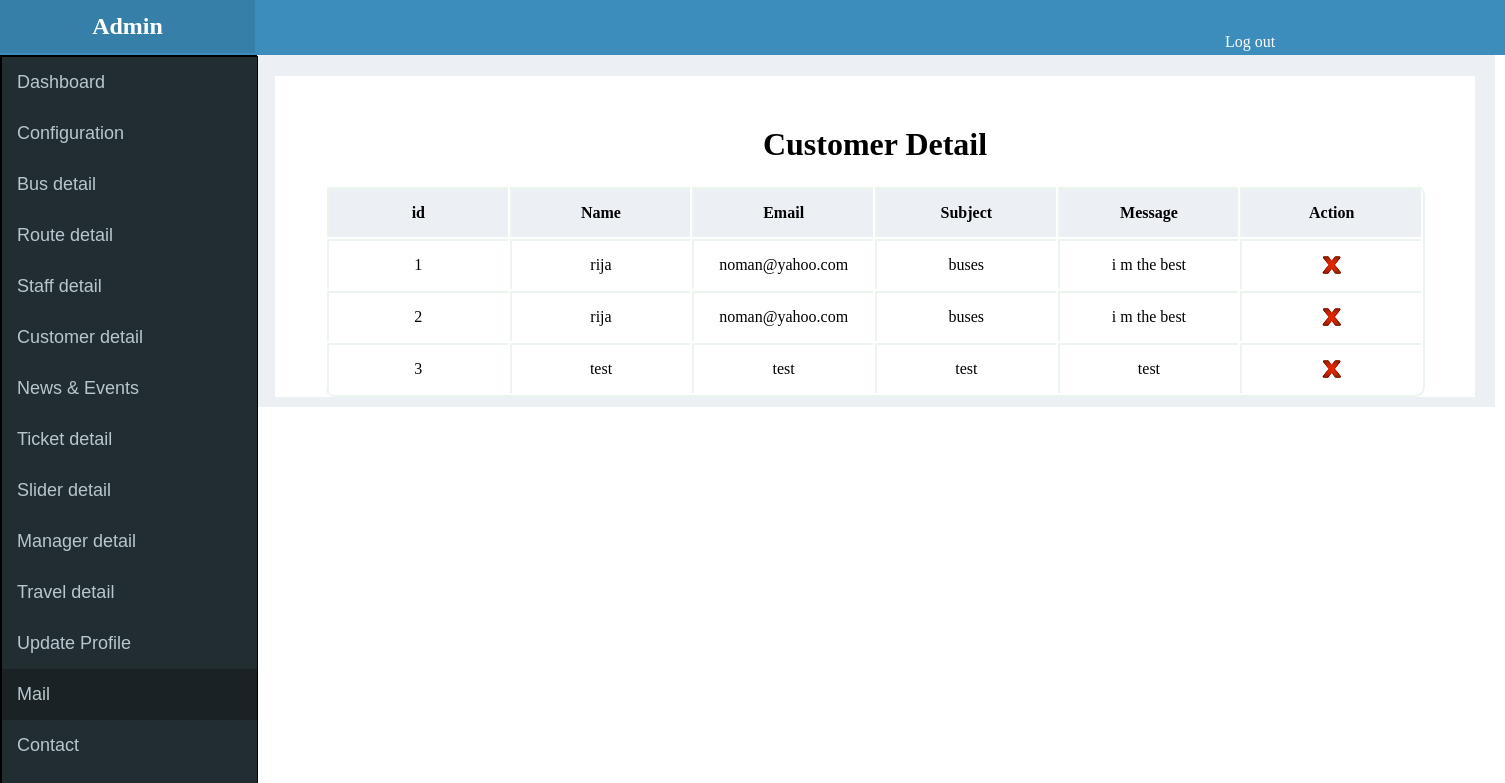
Screenshot of /admin/mail.php (signed in) with the database file from the repository.
### tables this page shows
CREATE TABLE IF NOT EXISTS `contact_us_tbl` (
  `contact_us_id` int(11) NOT NULL,
  `contact_us_name` varchar(255) NOT NULL,
  `contact_us_subject` varchar(255) NOT NULL,
  `contact_us_message` varchar(255) NOT NULL,
  `contact_us_email` varchar(255) NOT NULL
);

### admin/classes/general.class.php (called while the page is built, shortened)
	<?php
class general
{
	function table_data($table,$where,$order,$limit)
	{
		$query = "select * from ".$table." ".$where." ".$order." ".$limit;
		$conn = mysqli_connect(HOST,USER,PASS,DB);
		$sql = mysqli_query($conn,$query);
		$i=0;
		while($row = mysqli_fetch_assoc($sql))
		{
			$data[$i] = $row;
			$i++;
		}
		return $data;
	}
}
?>

### admin/classes/login.class.php (called while the page is built, shortened)
<?php
class login
{
	function check_login()
	{
		$conn = mysqli_connect(HOST,USER,PASS,DB);
		 $query = "select * from user_tbl where user_id = ".$_SESSION['webapp']['user']['user_id'];
		$sql = mysqli_query($conn,$query);
		$data = mysqli_num_rows($sql);
	}
}
?>

### admin/mail.php (the view, shortened to what this page needs)
<?php
$check = new login;
$check->check_login();
?>
<?php include(ADMIN_PATH.'include/header.php'); ?>
<?php include(ADMIN_PATH.'include/sidbar.php'); ?>
<?php
	$gen = new general;
	$table_data = $gen->table_data('contact_us_tbl','',"order by contact_us_id asc","");
	?>
	<htlm>
<head>
<link rel="stylesheet" href="css/style.css">
</head>
<body>
<div class="main_body">
<div class="main_inner">
	<h1  style=" text-align:center;padding-top:50px;"> Customer Detail </h1>
<table style="border-bottom:2px solid #ECF5ED;border-right:2px solid #ECF5ED; width:1100px;margin:0 auto;border-radius:10px;">
<tr>
       <th style="background-color:#ECF0F5;height:50px;width:150px;border-color:#ECF5ED;">
		id
	</th>
	  <th style="background-color:#ECF0F5;height:50px;width:150px;border-color:#ECF5ED;">
		Name
	</th>
	  <th style="background-color:#ECF0F5;height:50px;width:150px;border-color:#ECF5ED;">
		Email
	</th>
	  <th style="background-color:#ECF0F5;height:50px;width:150px;border-color:#ECF5ED;">
		Subject
	</th>
	<th style="background-color:#ECF0F5;height:50px;width:150px;border-color:#ECF5ED;">Message</th>
		<th style="background-color:#ECF0F5;height:50px;width:150px;border-color:#ECF5ED;">Action</th>
</tr>
<?php
	$counter=0;
	 foreach($table_data as $each_row) { $counter++ ?>
<tr style="border-bottom:1px solid #000;">
		<td style="background-color:#FFFFFF;height:50px;width:150px;border-color:#ECF5ED;">
	<?php echo $counter; ?>
	</td>
		<td style="background-color:#FFFFFF;height:50px;width:150px;border-color:#ECF5ED;">
	<?php echo $each_row['contact_us_name'] ?>
	</td>
		<td style="background-color:#FFFFFF;height:50px;width:150px;border-color:#ECF5ED;">
	<?php echo $each_row['contact_us_email'] ?>
	</td>
		<td style="background-color:#FFFFFF;height:50px;width:150px;border-color:#ECF5ED;">
	<?php echo $each_row['contact_us_subject'] ?>
	</td>
		<td style="background-color:#FFFFFF;height:50px;width:150px;border-color:#ECF5ED;">
	<?php echo $each_row['contact_us_message'] ?>
	</td>
		<td style="background-color:#FFFFFF;height:50px;width:150px;border-color:#ECF5ED;">
		<a onClick="return confirmation();" href="<?php echo ADMIN_URL.'mail.php?delete='.$each_row['contact_us_id'] ?>"><img src="image/delete.png"></a>
		</td>
	</tr>
 <?php  } ?>
	</table>
	</div>
	</div>
</body>
</html>

### admin/css/style.css (style rules this page uses)
body { padding:0 auto; margin:0 auto; }
.main_body { width:1240px; height:auto; background-color:#ECF0F5; padding-bottom:10px; margin-left:255px; margin-top:55px; float:left; }
.main_inner { width:1200px; height:auto; background-color:#FFFFFF; margin-left:20px; margin-top:20px; }

### admin/mail.php (style rules this page uses)
table tr td { text-align:center;border-top:2px solid #000;border-left:2px solid #000;background-color:#FFFFFF; }
table tr th { text-align:center;border-top:2px solid #000;border-left:2px solid #000;background-color:#FFFFFF; }

### rows the page displays
contact_us_tbl: contact_us_name "rija", contact_us_email "noman@yahoo.com", contact_us_subject "buses", contact_us_message "i m the best"
contact_us_tbl: contact_us_name "rija", contact_us_email "noman@yahoo.com", contact_us_subject "buses", contact_us_message "i m the best"
contact_us_tbl: contact_us_name "test", contact_us_email "test", contact_us_subject "test", contact_us_message "test"
